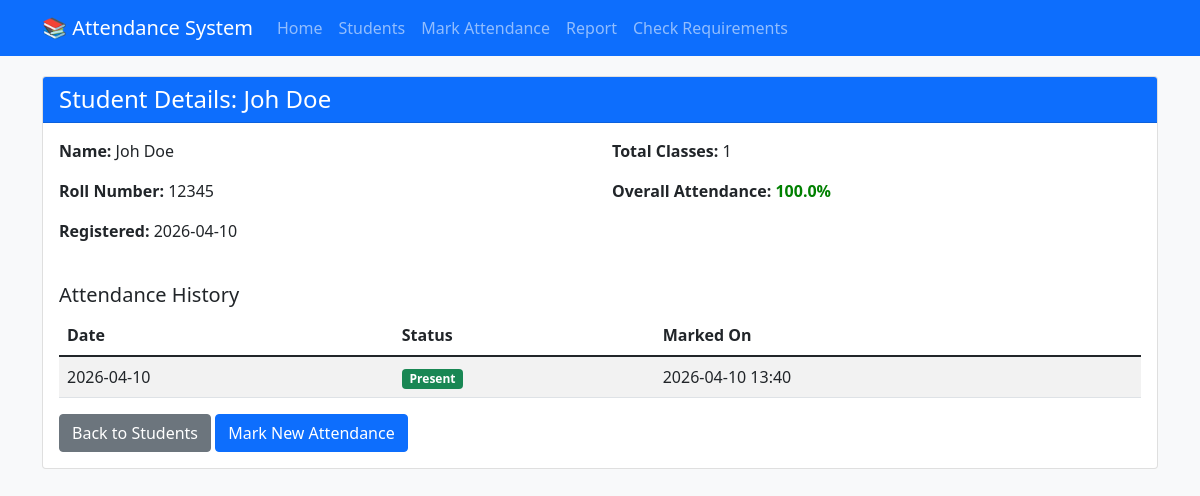
/student/4, run on the app's committed database.
### models.py (models this page shows, shortened)
class Student(db.Model):
    __tablename__ = 'students'
    id = db.Column(db.Integer, primary_key=True)
    name = db.Column(db.String(100), nullable=False)
    roll_number = db.Column(db.String(50), unique=True, nullable=False)
    created_at = db.Column(db.DateTime, default=datetime.utcnow)
    attendance_records = db.relationship('Attendance', backref='student', lazy=True, cascade='all, delete-orphan')

class Attendance(db.Model):
    __tablename__ = 'attendance'
    id = db.Column(db.Integer, primary_key=True)
    student_id = db.Column(db.Integer, db.ForeignKey('students.id'), nullable=False)
    date = db.Column(db.Date, nullable=False)
    status = db.Column(db.String(20), nullable=False)  # 'Present', 'Absent', 'Late'
    created_at = db.Column(db.DateTime, default=datetime.utcnow)
    __table_args__ = (db.UniqueConstraint('student_id', 'date', name='unique_attendance'),)

### app.py (the view)
@app.route('/student/<int:student_id>')
def student_details(student_id):
    student = Student.query.get_or_404(student_id)
    attendance_records = Attendance.query.filter_by(student_id=student_id).order_by(Attendance.date.desc()).all()
    total_classes = len(attendance_records)
    present_count = sum(1 for record in attendance_records if record.status == 'Present')
    attendance_percentage = (present_count / total_classes * 100) if total_classes > 0 else 0
    return render_template('student_details.html',
                         student=student,
                         attendance_records=attendance_records,
                         attendance_percentage=round(attendance_percentage, 2))

### templates/student_details.html
{% extends "base.html" %}
{% block content %}
<div class="card">
    <div class="card-header bg-primary text-white">
        <h4 class="mb-0">Student Details: {{ student.name }}</h4>
    </div>
    <div class="card-body">
        <div class="row mb-4">
            <div class="col-md-6">
                <p><strong>Name:</strong> {{ student.name }}</p>
                <p><strong>Roll Number:</strong> {{ student.roll_number }}</p>
                <p><strong>Registered:</strong> {{ student.created_at.strftime('%Y-%m-%d') if student.created_at else 'N/A' }}</p>
            </div>
            <div class="col-md-6">
                <p><strong>Total Classes:</strong> {{ attendance_records|length }}</p>
                <p><strong>Overall Attendance:</strong>
                    <span class="attendance-percentage {% if attendance_percentage >= 75 %}percentage-high{% else %}percentage-low{% endif %}">
                        {{ attendance_percentage }}%
                    </span>
                </p>
            </div>
        </div>
        <h5>Attendance History</h5>
        <div class="table-responsive">
            <table class="table table-striped">
                <thead>
                    <tr>
                        <th>Date</th>
                        <th>Status</th>
                        <th>Marked On</th>
                    </tr>
                </thead>
                <tbody>
                    {% for record in attendance_records %}
                    <tr>
                        <td>{{ record.date }}</td>
                        <td>
                            <span class="badge {% if record.status == 'Present' %}bg-success{% elif record.status == 'Absent' %}bg-danger{% else %}bg-warning{% endif %}">
                                {{ record.status }}
                            </span>
                        </td>
                        <td>{{ record.created_at.strftime('%Y-%m-%d %H:%M') }}</td>
                    </tr>
                    {% else %}
                    <tr>
                        <td colspan="3" class="text-center">No attendance records found.</td>
                    </tr>
                    {% endfor %}
                </tbody>
            </table>
        </div>
        <a href="/students" class="btn btn-secondary">Back to Students</a>
        <a href="/mark_attendance" class="btn btn-primary">Mark New Attendance</a>
    </div>
</div>
{% endblock %}

### templates/base.html (style rules this page uses)
body { background-color: #f8f9fa; }
.attendance-percentage { font-weight: bold; }
.percentage-high { color: green; }

### data on the page
Student: name "Joh Doe", roll_number "12345", created_at "2026-04-10"
Attendance: date "2026-04-10", status "Present", created_at "2026-04-10 13:40"

### other printed values
{{ attendance_records|length }} "1"
{{ attendance_percentage }} "100.0"
